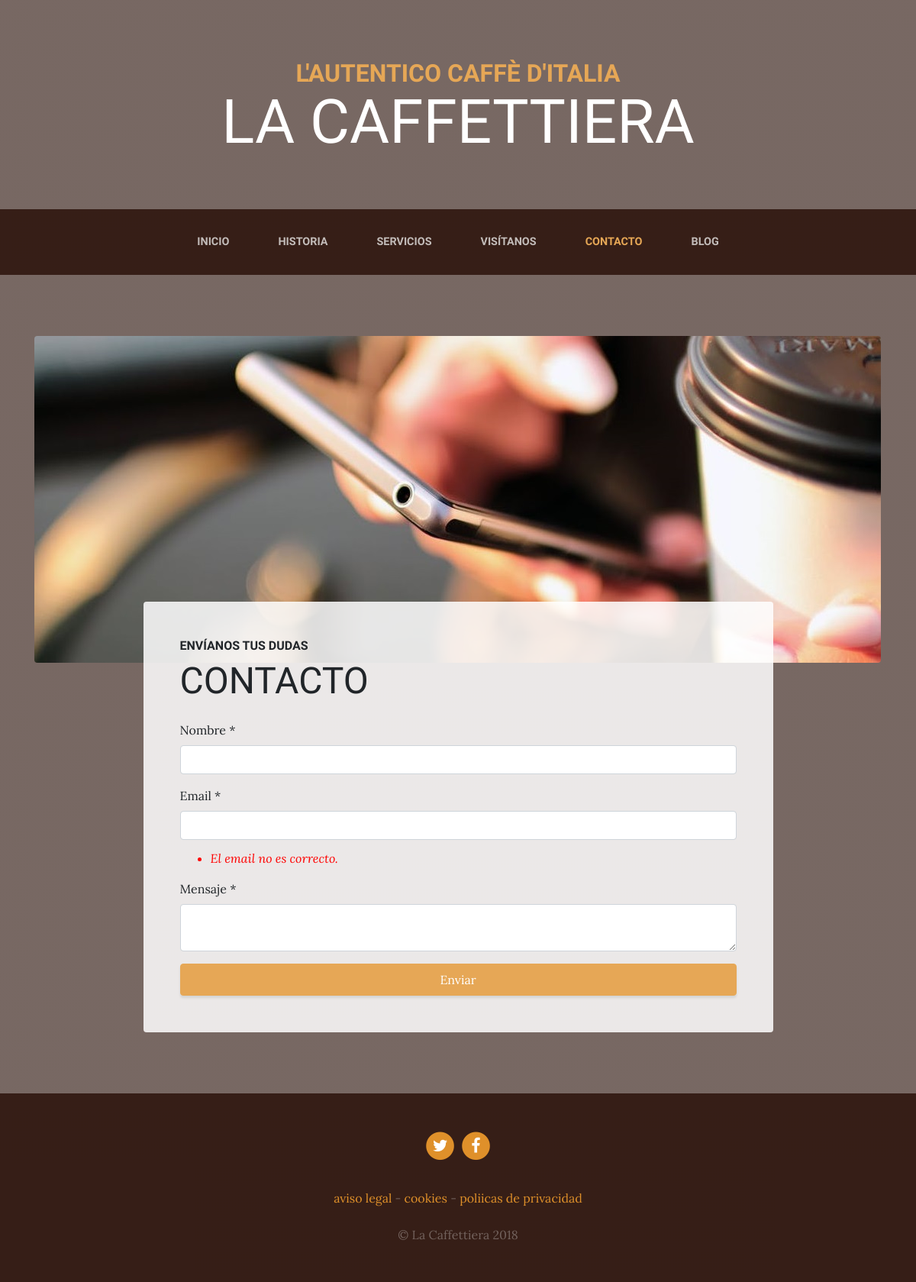
The app's page /contact/, older data.
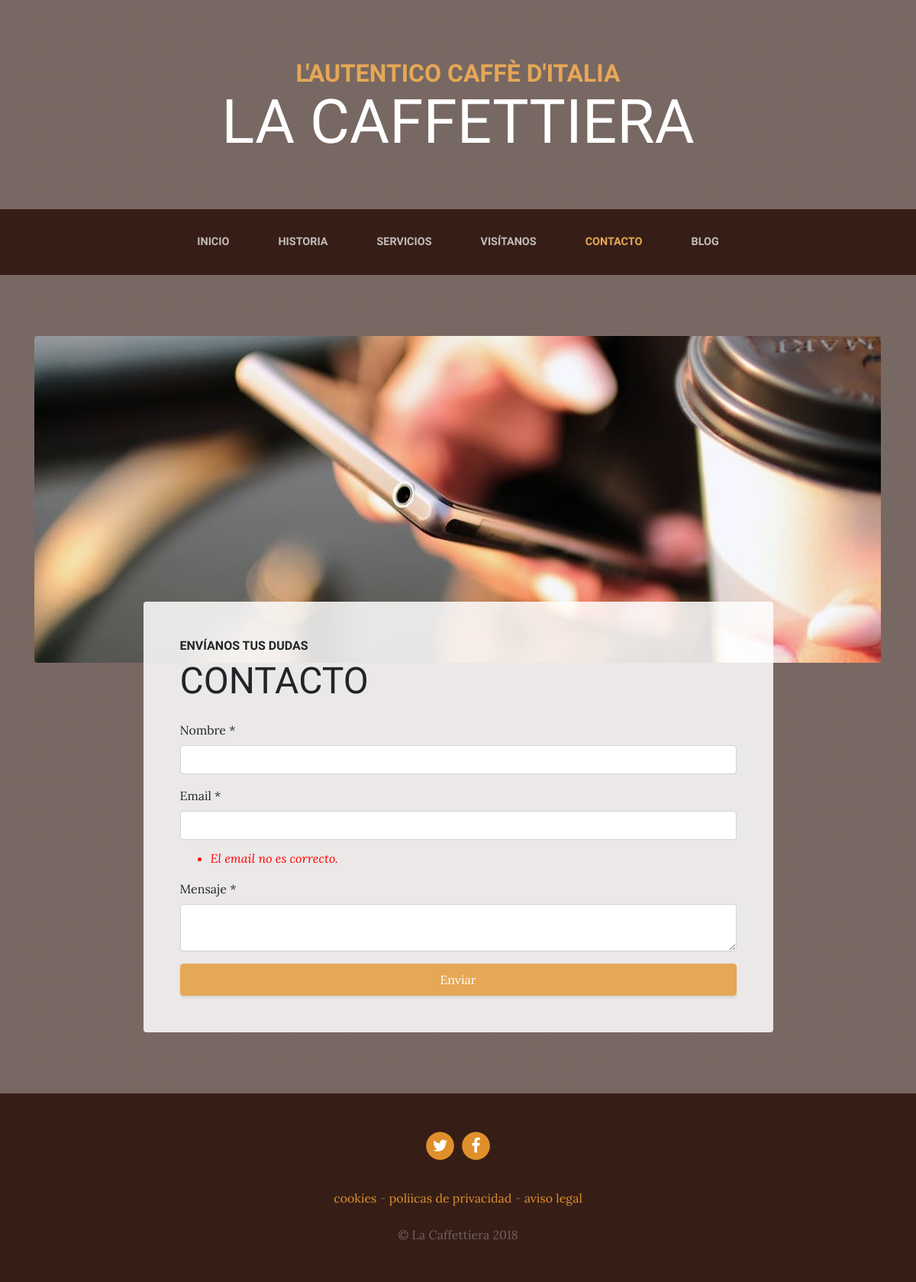
The same page, newer data.
### pages/models.py (models this page shows, shortened)
class Page(models.Model):
    title = models.CharField(verbose_name='Titulo', max_length=200)
    content = models.TextField(verbose_name='Contenido', max_length=200)
    order = models.SmallIntegerField(verbose_name='Orden', default=0)
    created_at = models.DateTimeField(auto_now_add=True, verbose_name='Fecha de creacion')
    updated_at = models.DateTimeField(auto_now=True, verbose_name='Fecha de edición')
    class Meta:
        verbose_name = 'pagina'
        verbose_name_plural = 'paginas'
        ordering = ['order', 'title']

### core/views.py (the view)
# urls.py: path('contact/', views.contact, name='contact'),
def contact(request: WSGIRequest):
    return render(request=request, template_name='core/contact.html')

### pages/templatetags/pages_extras.py (called while the page is built)
@register.simple_tag
def get_page_list():
    return Page.objects.all()

### social/processors.py (called while the page is built)
def context_dict(request: WSGIRequest):
    context = {}
    links = Link.objects.all()
    for link in links:
        context[link.key] = link.url
    return context

### core/templates/core/contact.html (shortened to what this page needs)
{% extends 'core/base.html' %}
{% load static %}
{% block content %}
<section class="page-section about-heading">
  <div class="container">
    <img class="img-fluid rounded about-heading-img mb-3 mb-lg-0" src="{% static 'core/img/contact.jpg' %}" alt="">
    <div class="about-heading-content">
      <div class="row">
        <div class="col-xl-9 col-lg-10 mx-auto">
          <div class="bg-faded rounded p-5">
            <h2 class="section-heading mb-4">
              <span class="section-heading-upper">Envíanos tus dudas</span>
              <span class="section-heading-lower">Contacto</span>
            </h2>
            <form>
                <div class="form-group">
                    <label>Nombre *</label>
                    <div class="input-group">
                        <input type="text" class="form-control">
                    </div>
                </div>
                <div class="form-group">
                    <label>Email *</label>
                    <div class="input-group">
                        <input type="text" class="form-control">
                    </div>
                    <ul class="errorlist">
                        <li>El email no es correcto.</li>
                    </ul>
                </div>
                <div class="form-group">
                    <label>Mensaje *</label>
                    <div class="input-group">
                        <textarea class="form-control"></textarea>
                    </div>
                </div>
                <div class="text-center">
                    <input type="submit" class="btn btn-primary btn-block py-2" value="Enviar">
                </div>
            </form>
          </div>
        </div>
      </div>
    </div>
  </div>
</section>
{% endblock %}

### core/templates/core/base.html (shortened to what this page needs)
<!DOCTYPE html>
<html lang="es">
<head>
    {% load static %}
    <link href="{% static 'core/vendor/bootstrap/css/bootstrap.min.css' %}" rel="stylesheet">
    <link href="{% static 'core/vendor/font-awesome/css/font-awesome.min.css' %}" rel="stylesheet" type="text/css">
    <link href="{% static 'core/css/business-casual.css' %}" rel="stylesheet">
</head>
<body>
<h1 class="site-heading text-center text-white d-none d-lg-block">
    <span class="site-heading-upper text-primary mb-3">L'autentico caffè d'italia</span>
    <span class="site-heading-lower">La Caffettiera</span>
</h1>
<nav class="navbar navbar-expand-lg navbar-dark py-lg-4" id="mainNav">
    <div class="container">
        <div class="collapse navbar-collapse" id="navbarResponsive">
            <ul class="navbar-nav mx-auto">
                <li class="nav-item {% if request.path == '/' %}active{% endif %} px-lg-4">
                    <a class="nav-link text-uppercase text-expanded" href="{% url 'home' %}">Inicio</a>
                </li>
                <li class="nav-item {% if request.path == '/about/' %}active{% endif %} px-lg-4">
                    <a class="nav-link text-uppercase text-expanded" href="{% url 'about' %}">Historia</a>
                </li>
                <li class="nav-item {% if request.path == '/services/' %}active{% endif %} px-lg-4">
                    <a class="nav-link text-uppercase text-expanded" href="{% url 'services' %}">Servicios</a>
                </li>
                <li class="nav-item {% if request.path == '/store/' %}active{% endif %} px-lg-4">
                    <a class="nav-link text-uppercase text-expanded" href="{% url 'store' %}">Visítanos</a>
                </li>
                <li class="nav-item {% if request.path == '/contact/' %}active{% endif %} px-lg-4">
                    <a class="nav-link text-uppercase text-expanded" href="{% url 'contact' %}">Contacto</a>
                </li>
                <li class="nav-item {% if request.path|slice:":6" == '/blog/' %}active{% endif %} px-lg-4">
                    <a class="nav-link text-uppercase text-expanded" href="{% url 'blog' %}">Blog</a>
                </li>
            </ul>
        </div>
    </div>
</nav>
{% block content %}{% endblock %}
<footer class="footer text-faded text-center py-5">
    <div class="container">
        <p class="m-0">
            {% if link_twitter %}
                <a href="{{ link_twitter }}" class="link">
                  <span class="fa-stack fa-lg">
                    <i class="fa fa-circle fa-stack-2x"></i>
                    <i class="fa fa-twitter fa-stack-1x fa-inverse"></i>
                  </span>
                </a>
            {% endif %}
            {% if link_facebook %}
                <a href="{{ link_facebook }}" class="link">
                  <span class="fa-stack fa-lg">
                    <i class="fa fa-circle fa-stack-2x"></i>
                    <i class="fa fa-facebook fa-stack-1x fa-inverse"></i>
                  </span>
                </a>
            {% endif %}
        </p>
        <p class="m-0 mbt">
            {% load pages_extras %}
            {% get_page_list as page_list %}
            {% for page in page_list %}
                <a href="{% url 'pages' page.id %}" class="link">{{ page.title }}</a>
                {% if not forloop.last %} - {% endif %}
            {% endfor %}
        </p>
        <p class="m-0 mbt1">&copy; La Caffettiera 2018</p>
    </div>
</footer>
</body>
</html>

Row changes from the older to the newer data that the page shows:
shown differently, row unchanged: Page "poliicas de privacidad": now shows "-"
changed Page "aviso legal": no longer shows "-"; moves down the list
